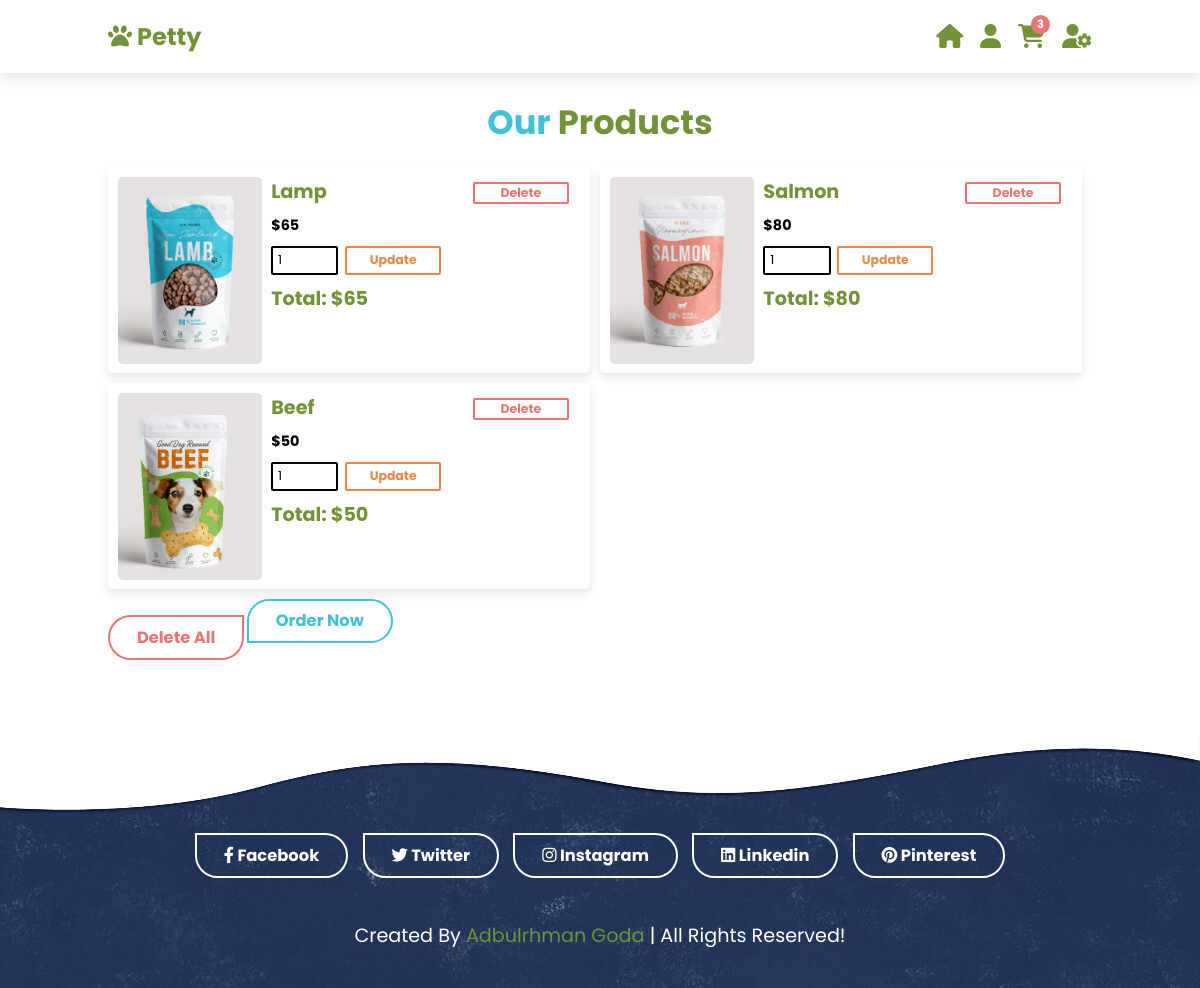
/cart.php (signed in), run on the app's committed database.
### tables this page shows
CREATE TABLE `mybag` (
  `id` int(11) NOT NULL,
  `user_id` int(11) NOT NULL,
  `product_id` int(11) NOT NULL,
  `qty` int(11) NOT NULL,
  `total` int(11) NOT NULL
);

CREATE TABLE `products` (
  `id` int(11) NOT NULL,
  `ProdName` varchar(100) NOT NULL,
  `ProdCategory` varchar(100) NOT NULL,
  `ProdPrice` int(11) NOT NULL,
  `ProdCounts` int(11) NOT NULL,
  `ProdImage` varchar(100) NOT NULL
);

### cart.php (the view, shortened to what this page needs)
<?php
@include 'config.php';
$user_id = $_SESSION['user_id'];
?>
<!DOCTYPE html>
<html lang="en">
<head>
  <link rel="stylesheet" href="https://cdnjs.cloudflare.com/ajax/libs/font-awesome/6.2.0/css/all.min.css">
  <link rel="stylesheet" href="css/style.css">
</head>
<body>
  <header class="header">
    <a href="index.php" class="logo"> <i class="fas fa-paw"></i> Petty </a>
    <div class="icons">
      <a href="index.php" class="home-btn"><i class="fas fa-home"></i></a>
      <a href="login.php" class="login-btn"><i class="fas fa-user"></i></a>
      <a href="cart.php" id="bag-btn" class=" bag-btn"><?php
            if(isset($_SESSION['user_id'])){
              $al = mysqli_query($con, "SELECT * FROM mybag WHERE user_id=$user_id");
              $R = 0;
              while($all = mysqli_fetch_array($al)){
                $R += $all['qty'];
              };
            echo " <span>$R</span>";
            }
            ?><i class="fas fa-shopping-cart"></i></a>
      <a id="admin-btn" href="adminLogin.php"><i class="fas fa-user-gear"></i></a>
    </div>
  </header>
  <section class="cart margpage">
    <h1 class="heading"> our <span> products </span> </h1>
    <div class="box-container">
      <?php
        include('config.php');
        $result3 = mysqli_query($con, "SELECT * FROM mybag WHERE user_id=$user_id");
        if(mysqli_num_rows($result3)>0){
          while($row3 = mysqli_fetch_array($result3)){
            $row3_product_id = $row3['product_id'];
            $product_reslut = mysqli_query($con, "SELECT * FROM products WHERE id=$row3_product_id");
            $product_row = mysqli_fetch_array($product_reslut);
            echo "
              <div class='box'>
                <div class='box-info'>
                  <img src='$product_row[ProdImage]' alt='$product_row[ProdImage]'>
                  <div class='content'>
                    <h1>$product_row[ProdName]</h1>
                    <h2>$$product_row[ProdPrice]</h2>
                    <form method='POST' class='update-box'>
                      <input type='text' name='idupdate' value='$row3[id]' style='display:none;'>
                      <input type='number' name='qty' value='$row3[qty]' min='1' class='update-input'>
                      <input type='submit' name='update' value='Update' class='update-btn'>
                    </form>
                    <h1>Total: $$row3[total]</h1>
                  </div>
                </div>
                <div class='content'>
                  <form action='all.php' method='GET'>
                    <input type='text' name='iddelete' value='$row3[id]' style='display:none;'>
                    <input type='submit' name='delete' value='Delete' class='delete' onclick='return confirm('ARE YOU SURE YOU WANT TO DELETE ALL CART!?')'>
                  </form>
                </div>
              </div>
            ";
                };
                ?>
    </div>
    <form action='all.php' method='POST' enctype='multipart/form-data'>
      <input type="submit" name="deleteAll" class="deleteAll btn" value="Delete All"
        onclick="return confirm('ARE YOU SURE YOU WANT TO DELETE ALL CART!?')">
      <a class="order btn" href="validation.php">Order Now</a>
    </form>
    <?php
                }else{
                  echo "
                  <h1 style='width:100%;font-size:3rem;text-align:center'>No Products In Cart!</h1>
                  <a href='shop.php' class='btn' style='margin:auto'>Back To Shop</a>
                  ";
                }
            ?>
  </section>
  <section class="footer">
    <img src="image/top_wave.png" alt="">
    <div class="share">
      <a href="#" class="btn"> <i class="fab fa-facebook-f"></i> facebook </a>
      <a href="#" class="btn"> <i class="fab fa-twitter"></i> twitter </a>
      <a href="#" class="btn"> <i class="fab fa-instagram"></i> instagram </a>
      <a href="#" class="btn"> <i class="fab fa-linkedin"></i> linkedin </a>
      <a href="#" class="btn"> <i class="fab fa-pinterest"></i> pinterest </a>
    </div>
    <div class="credit"> created by <span> Adbulrhman Goda </span> | all rights reserved! </div>
  </section>
</body>
</html>

### css/style.css (style rules this page uses)
:root { --mcolor: #729237; --scolor: #34537f; --tcolor: #e98949; --fcolor: #eb7575; --scolor: #3fc1d9; }
* { font-family: "Poppins", sans-serif; margin: 0; padding: 0; -webkit-box-sizing: border-box; box-sizing: border-box; outline: none; border: none; text-decoration: none; text-transform: capitalize; -webkit-transition: 0.2s linear; transition: 0.2s linear; }
html { font-size: 60%; overflow-x: hidden; scroll-behavior: smooth; scroll-padding-top: 4rem; }
section { padding: 5rem 9%; }
.margpage { margin-top: 50px; }
.heading { padding-bottom: 2rem; text-align: center; font-size: 3.5rem; color: var(--scolor); }
.heading span { color: var(--mcolor); }
.btn { display: inline-block; margin-top: 1rem; padding: 0.8rem 2.8rem; border-radius: 5rem; border-top-left-radius: 0; border: 0.25rem solid var(--scolor); cursor: pointer; background: none; color: var(--scolor); font-size: 1.7rem; font-weight: bold; overflow: hidden; z-index: 0; position: relative; }
.header { background: #fff; display: flex; -webkit-box-align: center; align-items: center; -webkit-box-pack: justify; justify-content: space-between; padding: 2rem 9%; -webkit-box-shadow: 0 0.5rem 1.5rem rgba(0, 0, 0, 0.1); box-shadow: 0 0.5rem 1.5rem rgba(0, 0, 0, 0.1); position: fixed; top: 0; left: 0; right: 0; z-index: 1000; }
.header .logo { font-size: 2.5rem; color: var(--mcolor); font-weight: bolder; }
.header .icons a { font-size: 2.5rem; margin-left: 1.5rem; color: var(--mcolor); cursor: pointer; }
.cart .box-container { display: flex; flex-wrap: wrap; gap: 10px; }
.cart .box-container .box { width: 49%; background: #fff; padding: 1rem; box-shadow: 0 0.5rem 1rem rgba(0, 0, 0, 0.1); border-radius: 5px; display: flex; justify-content: space-between; }
.cart .box-info { display: flex; gap: 1rem; }
.cart .box-info .content { display: flex; flex-direction: column; gap: 1rem; }
.cart .box-container .box > .content form { display: flex; flex-direction: column; margin: 5px; gap: 1rem; }
.cart .box-container .box img { width: 15rem; max-width: 100%; border-radius: 5px; }
.cart .box-container .box h1 { font-size: 2rem; color: var(--mcolor); }
.cart .box-container .box input { width: 10rem; border-radius: 0.2rem; border: 0.3rem solid; padding: 0 0.5rem; font-size: 1.3rem; margin: 0 0.7rem; }
.cart .box .delete, .cart .update-btn { background-color: transparent; width: fit-content; height: fit-content; padding: 0.7rem; font-size: 1.3rem; font-weight: bold; color: var(--fcolor); cursor: pointer; display: flex; align-items: center; justify-content: center; }
.cart .update-box { display: flex; align-items: center; gap: -1rem; }
.cart .update-input { width: 7rem !important; height: 3rem; margin: 0 !important; }
.cart .update-btn { height: 3rem; color: #e98949; border-color: #e98949; }
.cart .order { border-radius: 5rem !important; border-bottom-left-radius: 0 !important; }
.cart .deleteAll { margin: 20px auto !important; text-align: center; color: var(--fcolor); border-color: var(--fcolor); border-radius: 5rem !important; border-top-right-radius: 0 !important; }
.icons > a { position: relative; }
.icons > a span { position: absolute; width: 2rem; height: 2rem; display: flex; align-items: center; justify-content: center; border-radius: 50%; top: -5px; right: -5px; background-color: var(--fcolor); color: white; font-size: 1.2rem; font-weight: bold; text-align: center; }
.footer { position: relative; background: url(../image/footer_background.jpg) no-repeat; background-position: center; background-size: center; padding-top: 10rem; padding-bottom: 2rem; }
.footer img { position: absolute; top: 0; left: 0; height: 10rem; width: 100%; }
.footer .share { display: flex; -webkit-box-pack: center; justify-content: center; flex-wrap: wrap; gap: 1.5rem; }
.footer .share a { color: #fff; border-color: #fff; }
.footer .share a::before { background: #fff; }
.footer .credit { text-align: center; color: #fff; font-size: 2rem; padding: 2rem 1rem; margin-top: 2.5rem; }
.footer .credit span { color: var(--mcolor); }

### data on the page
mybag: product.ProdImage (picture), product.ProdName "Lamp", product.ProdPrice "65", qty "1", total "65"
mybag: product.ProdImage (picture), product.ProdName "Salmon", product.ProdPrice "80", qty "1", total "80"
mybag: product.ProdImage (picture), product.ProdName "Beef", product.ProdPrice "50", qty "1", total "50"

### other printed values
$R "3"
